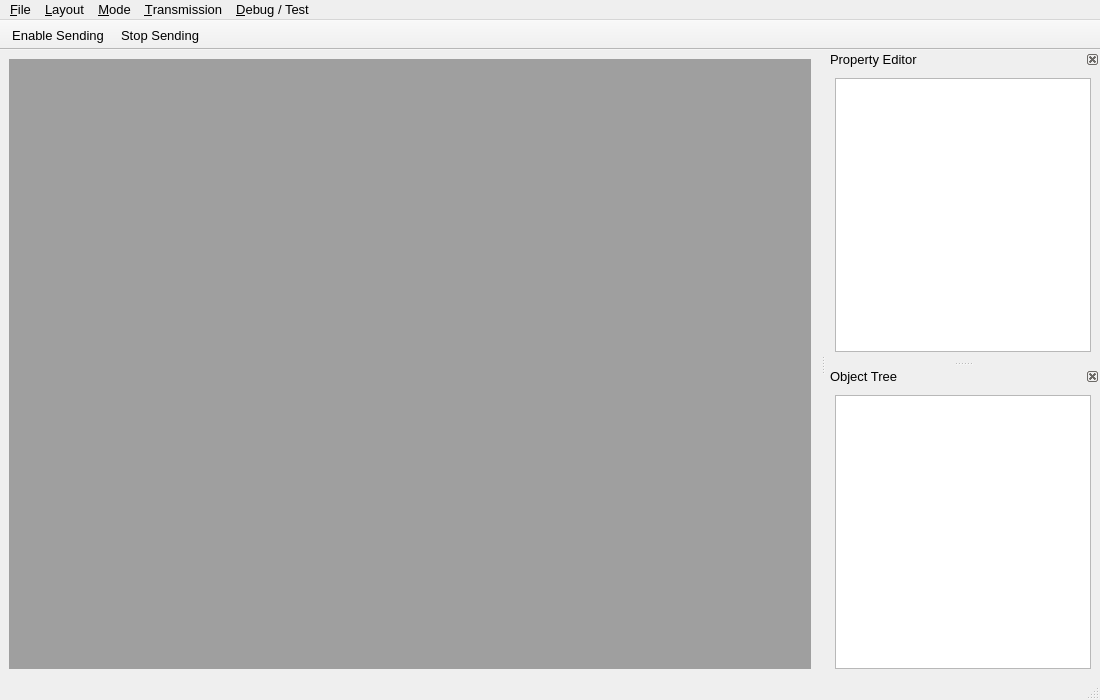
<?xml version="1.0" encoding="UTF-8"?>
<!-- Copyright (C) 2024-2026 RF StateSide LLC; SPDX-License-Identifier: AGPL-3.0-or-later -->
<ui version="4.0">
 <class>MainWindow</class>
 <widget class="QMainWindow" name="MainWindow">
  <property name="geometry">
   <rect>
    <x>0</x>
    <y>0</y>
    <width>1100</width>
    <height>700</height>
   </rect>
  </property>
  <property name="font">
   <font>
    <pointsize>10</pointsize>
   </font>
  </property>
  <property name="windowTitle">
   <string>RayNmeaSimulator</string>
  </property>
  <widget class="QWidget" name="centralwidget">
   <layout class="QHBoxLayout" name="horizontalLayout">
    <item>
     <widget class="QMdiArea" name="mdiAreaMain">
      <property name="viewMode">
       <enum>QMdiArea::ViewMode::TabbedView</enum>
      </property>
      <property name="documentMode">
       <bool>false</bool>
      </property>
      <property name="tabsClosable">
       <bool>false</bool>
      </property>
      <property name="tabsMovable">
       <bool>true</bool>
      </property>
     </widget>
    </item>
   </layout>
  </widget>
  <widget class="QMenuBar" name="menubar">
   <property name="geometry">
    <rect>
     <x>0</x>
     <y>0</y>
     <width>1100</width>
     <height>23</height>
    </rect>
   </property>
   <widget class="QMenu" name="menuFile">
    <property name="title">
     <string>&amp;File</string>
    </property>
    <addaction name="actionOpen_Setup_Form"/>
    <addaction name="separator"/>
    <addaction name="actionExit"/>
   </widget>
   <widget class="QMenu" name="menuTest">
    <property name="title">
     <string>&amp;Debug / Test</string>
    </property>
    <addaction name="actionPrint_Tree_Model"/>
    <addaction name="separator"/>
    <addaction name="actionSend_Test_129026"/>
    <addaction name="actionSend_Test_129033"/>
   </widget>
   <widget class="QMenu" name="menuSending">
    <property name="title"><string>&amp;Transmission</string></property>
    <addaction name="actionStart_Sending"/>
    <addaction name="actionStop_Sending"/>
   </widget>
   <widget class="QMenu" name="menuMode">
    <property name="title">
     <string>&amp;Mode</string>
    </property>
    <addaction name="actionViewer_Rx"/>
    <addaction name="actionSimulator_Tx"/>
   </widget>
   <widget class="QMenu" name="menuLayout">
    <property name="title">
     <string>&amp;Layout</string>
    </property>
    <addaction name="actionLoad_Default"/>
    <addaction name="actionLoad"/>
    <addaction name="actionSave"/>
    <addaction name="actionRemove"/>
    <addaction name="separator"/>
    <addaction name="actionClear"/>
    <addaction name="actionClear_All"/>
   </widget>
   <addaction name="menuFile"/>
   <addaction name="menuLayout"/>
   <addaction name="menuMode"/>
   <addaction name="menuSending"/>
   <addaction name="menuTest"/>
  </widget>
  <widget class="QStatusBar" name="statusbar"/>
  <widget class="QToolBar" name="toolBarSending">
   <property name="windowTitle"><string>Sending</string></property>
   <property name="movable"><bool>false</bool></property>
   <property name="floatable"><bool>false</bool></property>
   <property name="toolButtonStyle"><enum>Qt::ToolButtonStyle::ToolButtonTextBesideIcon</enum></property>
   <attribute name="toolBarArea"><enum>TopToolBarArea</enum></attribute>
   <attribute name="toolBarBreak"><bool>false</bool></attribute>
   <addaction name="actionStart_Sending"/>
   <addaction name="actionStop_Sending"/>
  </widget>
  <widget class="QDockWidget" name="dockWidgetTable">
   <property name="features">
    <set>QDockWidget::DockWidgetFeature::DockWidgetClosable</set>
   </property>
   <property name="allowedAreas">
    <set>Qt::DockWidgetArea::RightDockWidgetArea</set>
   </property>
   <property name="windowTitle">
    <string>Property Editor</string>
   </property>
   <attribute name="dockWidgetArea">
    <number>2</number>
   </attribute>
   <widget class="QWidget" name="dockWidgetContentsTable">
    <layout class="QVBoxLayout" name="verticalLayout_2">
     <item>
      <widget class="QTableView" name="tableView"/>
     </item>
    </layout>
   </widget>
  </widget>
  <widget class="QDockWidget" name="dockWidgetTree">
   <property name="features">
    <set>QDockWidget::DockWidgetFeature::DockWidgetClosable</set>
   </property>
   <property name="allowedAreas">
    <set>Qt::DockWidgetArea::RightDockWidgetArea</set>
   </property>
   <property name="windowTitle">
    <string>Object Tree</string>
   </property>
   <attribute name="dockWidgetArea">
    <number>2</number>
   </attribute>
   <widget class="QWidget" name="dockWidgetContentsTree">
    <layout class="QVBoxLayout" name="verticalLayout">
     <item>
      <widget class="QTreeView" name="treeView"/>
     </item>
    </layout>
   </widget>
  </widget>
  <action name="actionOpen_Setup_Form">
   <property name="text">
    <string>Setup...</string>
   </property>
  </action>
  <action name="actionPrint_Tree_Model">
   <property name="text">
    <string>Print Tree Model</string>
   </property>
  </action>
  <action name="actionViewer_Rx">
   <property name="checkable">
    <bool>true</bool>
   </property>
   <property name="text">
    <string>Viewer (Rx)</string>
   </property>
  </action>
  <action name="actionSimulator_Tx">
   <property name="checkable">
    <bool>true</bool>
   </property>
   <property name="checked">
    <bool>true</bool>
   </property>
   <property name="text">
    <string>Generate (Tx)</string>
   </property>
  </action>
  <action name="actionExit">
   <property name="text">
    <string>Exit</string>
   </property>
  </action>
  <action name="actionStart_Sending">
   <property name="checkable">
    <bool>true</bool>
   </property>
   <property name="text">
    <string>Enable Sending</string>
   </property>
  </action>
  <action name="actionStop_Sending">
   <property name="text">
    <string>Stop Sending</string>
   </property>
  </action>
  <action name="actionSend_Test_129026">
   <property name="text">
    <string>Send Test: COG/SOG (129026)</string>
   </property>
  </action>
  <action name="actionSend_Test_129033">
   <property name="text">
    <string>Send Test: Date/Time (129033)</string>
   </property>
  </action>
  <action name="actionSave_Layout_as_Default">
   <property name="text">
    <string>Save Layout as Default</string>
   </property>
  </action>
  <action name="actionLoad_Default_Layout">
   <property name="text">
    <string>Load Default Layout</string>
   </property>
  </action>
  <action name="actionLoad">
   <property name="text">
    <string>Load Layout...</string>
   </property>
   <property name="toolTip">
    <string>&lt;html&gt;&lt;head/&gt;&lt;body&gt;&lt;p&gt;Load - Select from list a layout to load&lt;/p&gt;&lt;/body&gt;&lt;/html&gt;</string>
   </property>
  </action>
  <action name="actionSave">
   <property name="text">
    <string>Save Layout As...</string>
   </property>
   <property name="toolTip">
    <string>Save As - enter layout name to save current layout as</string>
   </property>
  </action>
  <action name="actionLoad_Default">
   <property name="text">
    <string>Load Default Layout</string>
   </property>
   <property name="toolTip">
    <string>&lt;html&gt;&lt;head/&gt;&lt;body&gt;&lt;p&gt;Load Default layout widgets&lt;/p&gt;&lt;/body&gt;&lt;/html&gt;</string>
   </property>
  </action>
  <action name="actionClear">
   <property name="text">
    <string>Clear Group...</string>
   </property>
   <property name="toolTip">
    <string>&lt;html&gt;&lt;head/&gt;&lt;body&gt;&lt;p&gt;Clear widgets in group&lt;/p&gt;&lt;/body&gt;&lt;/html&gt;</string>
   </property>
  </action>
  <action name="actionRemove">
   <property name="text">
    <string>Delete Saved Layout...</string>
   </property>
  </action>
  <action name="actionClear_All">
   <property name="text">
    <string>Clear All Groups...</string>
   </property>
  </action>
 </widget>
 <resources>
  <include location="../RayNmeaSimulator.qrc"/>
 </resources>
 <connections/>
</ui>
